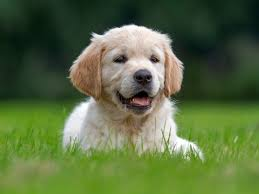
#> input picture image/dog1.jpg, 259 x 194 px
$ python pillowmodule.py
#> lines starting #> are read from the running program, lines starting #| are printed output that depends on the picture
# installation of pillow library
# change the image extenssion
# resize image files
# resize multiple images using for Loop
# sharpness
# brightness
# Color
# contrast
# image blur, gaussianblur

from  PIL import Image,ImageEnhance,ImageFilter
import os

# [35 lines of commented-out code are left out]
img1 = Image.open('dog1.jpg')
#> img1 is the input picture: PIL image 259x194 RGB; mean R, G, B 89.5, 108.1, 64.9
# enhancer = ImageEnhance.Contrast(img1)
# enhancer.enhance(1.5).save('dog2editcontrast.jpg')

# image blur

img1.filter(ImageFilter.GaussianBlur(radius=4)).save('dog2bluredited.jpg')
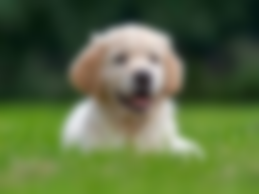
#> saved as dog2bluredited.jpg: PIL image 259x194 RGB; mean R, G, B 89.5, 108.1, 64.9

$ run again, with image/dog2.jpg copied over image/dog1.jpg
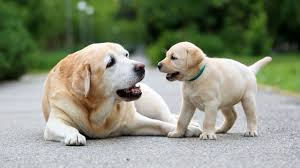
#> input picture image/dog2.jpg, 300 x 168 px
#> img1 is the input picture: PIL image 300x168 RGB; mean R, G, B 134.9, 140.8, 121.2
#> `img1.filter(ImageFilter.GaussianBlur(radius=4)).save('dog2bluredited.j..`:
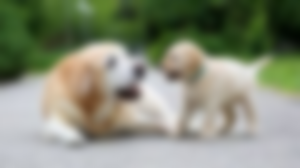
#> saved as dog2bluredited.jpg: PIL image 300x168 RGB; mean R, G, B 134.9, 140.8, 121.2

$ run again, with image/(filename).png saved as image/dog1.jpg
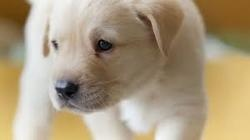
#> input picture image/(filename).png, 250 x 140 px
#> img1 is the input picture: PIL image 250x140 RGB; mean R, G, B 170.5, 153.8, 126.5
#> `img1.filter(ImageFilter.GaussianBlur(radius=4)).save('dog2bluredited.j..`:
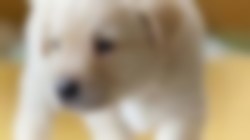
#> saved as dog2bluredited.jpg: PIL image 250x140 RGB; mean R, G, B 170.5, 153.9, 126.5
